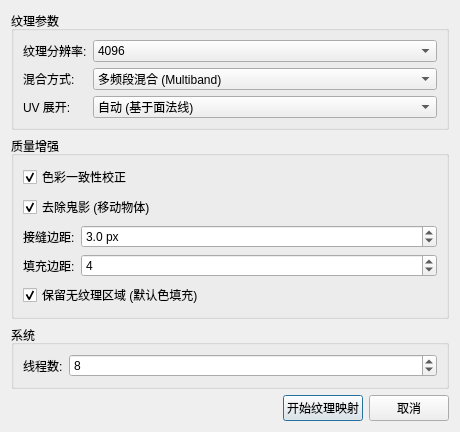
<?xml version="1.0" encoding="UTF-8"?>
<ui version="4.0">
 <class>TextureMappingDialog</class>
 <widget class="QDialog" name="TextureMappingDialog">
  <property name="geometry">
   <rect>
    <x>0</x>
    <y>0</y>
    <width>460</width>
    <height>420</height>
   </rect>
  </property>
  <property name="minimumSize">
   <size>
    <width>460</width>
    <height>0</height>
   </size>
  </property>
  <property name="windowTitle">
   <string>纹理映射 (Texture Mapping)</string>
  </property>
  <layout class="QVBoxLayout" name="mainLayout">
   <item>
    <widget class="QGroupBox" name="textureGroup">
     <property name="title">
      <string>纹理参数</string>
     </property>
     <layout class="QFormLayout" name="textureForm">
      <item row="0" column="0">
       <widget class="QLabel" name="texSizeLabel">
        <property name="text">
         <string>纹理分辨率:</string>
        </property>
        <property name="buddy">
         <cstring>m_texSizeCombo</cstring>
        </property>
       </widget>
      </item>
      <item row="0" column="1">
       <widget class="QComboBox" name="m_texSizeCombo">
        <property name="toolTip">
         <string>纹理图分辨率。★ 推荐 4096; 大模型可选 8192 但内存消耗倍增</string>
        </property>
        <property name="currentIndex">
         <number>2</number>
        </property>
        <item>
         <property name="text">
          <string>1024</string>
         </property>
        </item>
        <item>
         <property name="text">
          <string>2048</string>
         </property>
        </item>
        <item>
         <property name="text">
          <string>4096</string>
         </property>
        </item>
        <item>
         <property name="text">
          <string>8192</string>
         </property>
        </item>
        <item>
         <property name="text">
          <string>16384</string>
         </property>
        </item>
       </widget>
      </item>
      <item row="1" column="0">
       <widget class="QLabel" name="blendLabel">
        <property name="text">
         <string>混合方式:</string>
        </property>
        <property name="buddy">
         <cstring>m_blendCombo</cstring>
        </property>
       </widget>
      </item>
      <item row="1" column="1">
       <widget class="QComboBox" name="m_blendCombo">
        <property name="toolTip">
         <string>多频段混合: 接缝最不明显; 最佳视角: 最锐利但有缝; 加权平均: 折中</string>
        </property>
        <property name="currentIndex">
         <number>2</number>
        </property>
        <item>
         <property name="text">
          <string>最佳视角优先</string>
         </property>
        </item>
        <item>
         <property name="text">
          <string>加权平均</string>
         </property>
        </item>
        <item>
         <property name="text">
          <string>多频段混合 (Multiband)</string>
         </property>
        </item>
       </widget>
      </item>
      <item row="2" column="0">
       <widget class="QLabel" name="uvMethodLabel">
        <property name="text">
         <string>UV 展开:</string>
        </property>
        <property name="buddy">
         <cstring>m_uvMethodCombo</cstring>
        </property>
       </widget>
      </item>
      <item row="2" column="1">
       <widget class="QComboBox" name="m_uvMethodCombo">
        <property name="toolTip">
         <string>UV 参数化方法。通常自动即可</string>
        </property>
        <item>
         <property name="text">
          <string>自动 (基于面法线)</string>
         </property>
        </item>
        <item>
         <property name="text">
          <string>LSCM (最小二乘共形)</string>
         </property>
        </item>
        <item>
         <property name="text">
          <string>投射展开</string>
         </property>
        </item>
       </widget>
      </item>
     </layout>
    </widget>
   </item>
   <item>
    <widget class="QGroupBox" name="qualityGroup">
     <property name="title">
      <string>质量增强</string>
     </property>
     <layout class="QFormLayout" name="qualityForm">
      <item row="0" column="0" colspan="2">
       <widget class="QCheckBox" name="m_colorCorrCheck">
        <property name="toolTip">
         <string>对来自不同图像的纹理块做全局色彩均衡</string>
        </property>
        <property name="text">
         <string>色彩一致性校正</string>
        </property>
        <property name="checked">
         <bool>true</bool>
        </property>
       </widget>
      </item>
      <item row="1" column="0" colspan="2">
       <widget class="QCheckBox" name="m_ghostFilterCheck">
        <property name="toolTip">
         <string>检测并过滤不同时刻出现差异的区域</string>
        </property>
        <property name="text">
         <string>去除鬼影 (移动物体)</string>
        </property>
        <property name="checked">
         <bool>true</bool>
        </property>
       </widget>
      </item>
      <item row="2" column="0">
       <widget class="QLabel" name="seamsMarginLabel">
        <property name="text">
         <string>接缝边距:</string>
        </property>
        <property name="buddy">
         <cstring>m_seamsMarginSpin</cstring>
        </property>
       </widget>
      </item>
      <item row="2" column="1">
       <widget class="QDoubleSpinBox" name="m_seamsMarginSpin">
        <property name="toolTip">
         <string>接缝处过渡带宽度。★ 推荐 3 px</string>
        </property>
        <property name="suffix">
         <string> px</string>
        </property>
        <property name="decimals">
         <number>1</number>
        </property>
        <property name="maximum">
         <double>20.000000000000000</double>
        </property>
        <property name="value">
         <double>3.000000000000000</double>
        </property>
       </widget>
      </item>
      <item row="3" column="0">
       <widget class="QLabel" name="paddingLabel">
        <property name="text">
         <string>填充边距:</string>
        </property>
        <property name="buddy">
         <cstring>m_paddingSpin</cstring>
        </property>
       </widget>
      </item>
      <item row="3" column="1">
       <widget class="QSpinBox" name="m_paddingSpin">
        <property name="toolTip">
         <string>纹理图内每个 chart 外扩像素数，避免采样越界</string>
        </property>
        <property name="maximum">
         <number>32</number>
        </property>
        <property name="value">
         <number>4</number>
        </property>
       </widget>
      </item>
      <item row="4" column="0" colspan="2">
       <widget class="QCheckBox" name="m_keepUnmappedCheck">
        <property name="text">
         <string>保留无纹理区域 (默认色填充)</string>
        </property>
        <property name="checked">
         <bool>true</bool>
        </property>
       </widget>
      </item>
     </layout>
    </widget>
   </item>
   <item>
    <widget class="QGroupBox" name="systemGroup">
     <property name="title">
      <string>系统</string>
     </property>
     <layout class="QFormLayout" name="systemForm">
      <item row="0" column="0">
       <widget class="QLabel" name="threadsLabel">
        <property name="text">
         <string>线程数:</string>
        </property>
        <property name="buddy">
         <cstring>m_threadsSpin</cstring>
        </property>
       </widget>
      </item>
      <item row="0" column="1">
       <widget class="QSpinBox" name="m_threadsSpin">
        <property name="minimum">
         <number>1</number>
        </property>
        <property name="maximum">
         <number>128</number>
        </property>
        <property name="value">
         <number>8</number>
        </property>
       </widget>
      </item>
     </layout>
    </widget>
   </item>
   <item>
    <layout class="QHBoxLayout" name="buttonLayout">
     <item>
      <spacer name="buttonSpacer">
       <property name="orientation">
        <enum>Qt::Horizontal</enum>
       </property>
       <property name="sizeHint" stdset="0">
        <size>
         <width>40</width>
         <height>20</height>
        </size>
       </property>
      </spacer>
     </item>
     <item>
      <widget class="QPushButton" name="m_runBtn">
       <property name="text">
        <string>开始纹理映射</string>
       </property>
      </widget>
     </item>
     <item>
      <widget class="QPushButton" name="m_cancelBtn">
       <property name="text">
        <string>取消</string>
       </property>
      </widget>
     </item>
    </layout>
   </item>
  </layout>
 </widget>
 <resources/>
 <connections/>
</ui>
